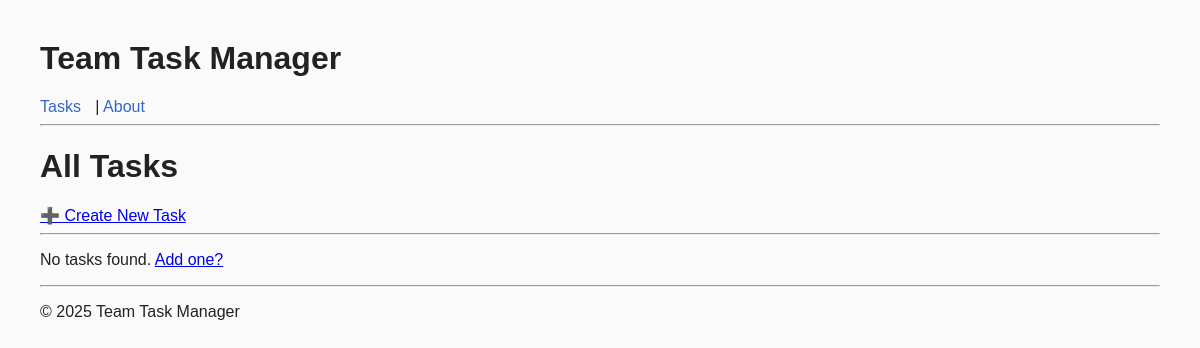
The app's page /, older data.
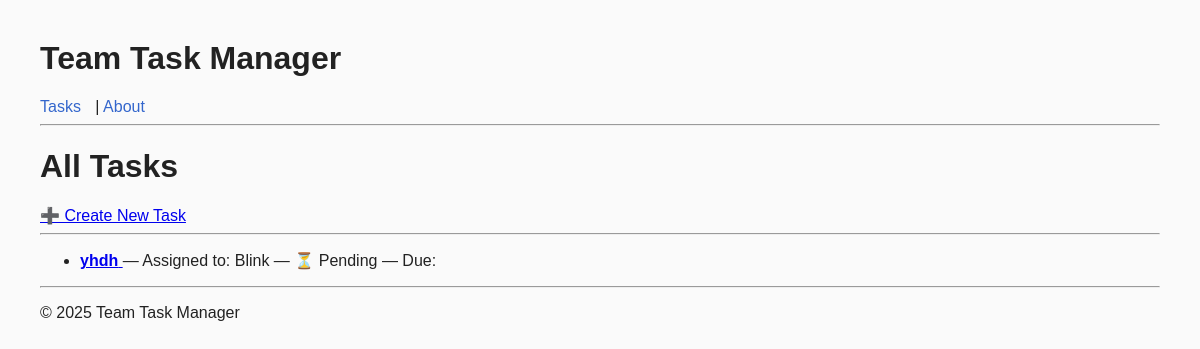
The same page, newer data.
### tasks/models.py (models this page shows, shortened)
class Task(models.Model):
    title = models.CharField(max_length = 200)
    description = models. TextField(max_length = 500)
    is_completed = models.BooleanField(default = False)
    assigned_to = models.ForeignKey(settings.AUTH_USER_MODEL, on_delete= models.CASCADE, related_name = 'tasks')
    created_at = models.DateTimeField(auto_now_add = True)
    due_date = models.DateTimeField(null = True, blank = True)

class CustomUser(AbstractUser):
    ROLES = (
        ('manager', 'Manager'),
        ('member', 'Member')
    )
    phone_number = models.CharField(max_length = 20, blank = True, null = True)
    role = models.CharField(max_length = 10, choices =ROLES, default = 'member')
    bio = models.TextField(max_length = 500, blank = True, null = True)

### tasks/views.py (the view)
# urls.py: path('', views.task_list, name='task_list'),
def task_list(request):
    tasks = Task.objects.all()
    return render(request, 'tasks/task_list.html', {'tasks': tasks})

### tasks/templates/tasks/task_list.html (shortened to what this page needs)
{% extends 'tasks/base.html' %}
{% load static %}
{% block content %}
<h1>All Tasks</h1>
<a href="{% url 'task_create' %}">➕ Create New Task</a>
<hr>
{% if tasks %}
  <ul>
    {% for task in tasks %}
      <li>
        <a href="{% url 'task_detail' task.pk %}">
          <strong>{{ task.title }}</strong>
        </a>
        — Assigned to: {{ task.assigned_to.username }}
        — {% if task.is_completed %}✅ Completed{% else %}⏳ Pending{% endif %}
        — Due: {{ task.due_date|date:"M d, Y H:i" }}
      </li>
    {% endfor %}
  </ul>
{% else %}
  <p>No tasks found. <a href="{% url 'task_create' %}">Add one?</a></p>
{% endif %}
{% endblock %}

Row changes from the older to the newer data that the page shows:
added Task: title "yhdh", assigned_to.username "Blink", is_completed "⏳ Pending"
Text that changed along with them:
text no longer shown: "No tasks found. Add one?"
